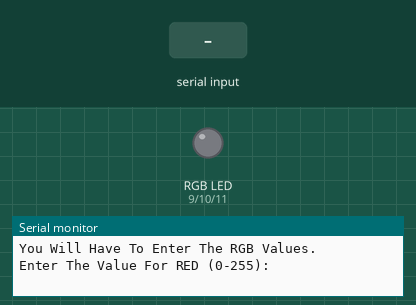
Recording of a sketch running on a simulated Arduino Uno, built with avr-gcc and run on an emulated ATmega328P. On the bench: an RGB LED mixed from three pins (HIGH = lit), the last lines printed to the serial monitor. The test bench sets the inputs (shaded band). Dim RGB values are drawn brighter than linear.

Above: at 1.2 s.
1.3 s: "90,45,200\n" received over Serial
At 1.8 s:
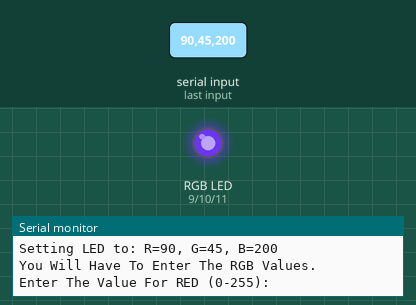
2.8 s: "30,150,10\n" received over Serial
At 4.0 s:
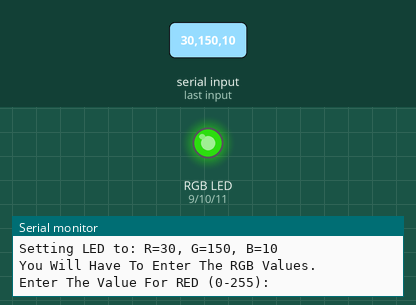
4.3 s: "1,90,45\n" received over Serial
At 5.1 s:
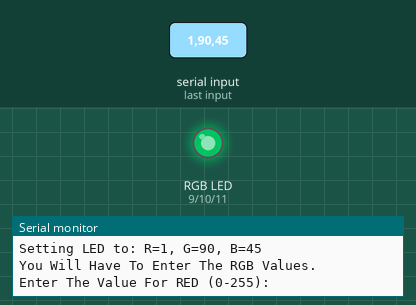
Timing chart, 0 to 7.3 s (numbered marks = the images above; inputs shaded):
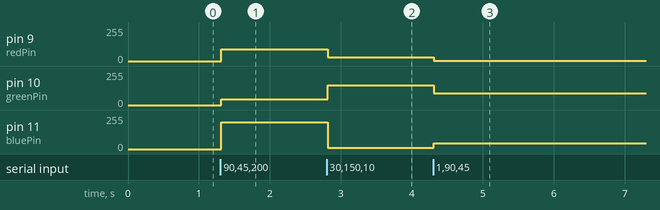

Measured:
- after the input at 1.3 s, pin 9 (redPin): 0/255 → 90/255 at once; pin 10 (greenPin): 0/255 → 45/255 at once; pin 11 (bluePin): 0/255 → 200/255 at once
- after the input at 2.8 s, pin 9 (redPin): 90/255 → 30/255 at once; pin 10 (greenPin): 45/255 → 150/255 at once; pin 11 (bluePin): 200/255 → 10/255 at once
- after the input at 4.3 s, pin 9 (redPin): 30/255 → 1/255 at once; pin 10 (greenPin): 150/255 → 90/255 at once; pin 11 (bluePin): 10/255 → 45/255 at once

The sketch:

sketch_feb19a.ino
```cpp
int redPin = 9;
int greenPin = 10;
int bluePin = 11;

void setup() {
  Serial.begin(9600);
  pinMode(redPin, OUTPUT);
  pinMode(greenPin, OUTPUT);
  pinMode(bluePin, OUTPUT);
}

void loop() {
  Serial.println("You Will Have To Enter The RGB Values.");

  Serial.println("Enter The Value For RED (0-255): ");
  while (Serial.available() == 0) {
  }
  int redVal = Serial.parseInt();
  Serial.read();

  Serial.println("Enter The Value For GREEN (0-255): ");
  while (Serial.available() == 0) {
  }
  int greenVal = Serial.parseInt();
  Serial.read();

  Serial.println("Enter The Value For BLUE (0-255): ");
  while (Serial.available() == 0) {
  }
  int blueVal = Serial.parseInt();
  Serial.read();

  analogWrite(redPin, redVal);
  analogWrite(greenPin, greenVal);
  analogWrite(bluePin, blueVal);

  Serial.print("Setting LED to: R=");
  Serial.print(redVal);
  Serial.print(", G=");
  Serial.print(greenVal);
  Serial.print(", B=");
  Serial.println(blueVal);
}
```
